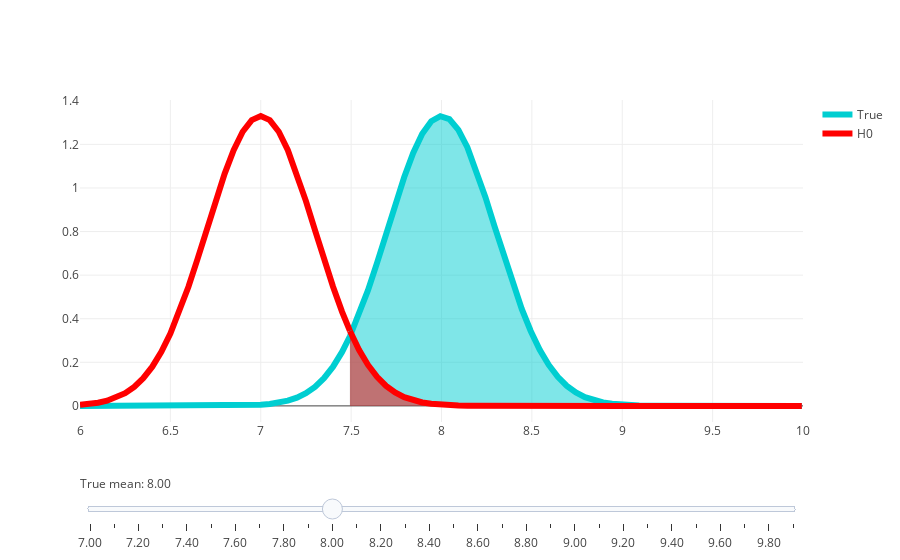

Here is the notebook cell this chart was saved with:
### Markdown cell above
Let's consider the following example.

The taxi company claims that the average wait time for a taxi is 7 minutes with standard deviation 3.
Their competitor made an independent experiment with 100 participants and discovered that the averate wait time of the experiment was 14. 

Can the competitor company claim that they have an evidence that the average wait time is bigger than the reported one?

### Code cell
from plotly import __version__
from plotly.offline import init_notebook_mode, plot, iplot
import numpy as np 
from scipy.stats import norm

init_notebook_mode(connected=True) # inline mode for plotly

h0_mean = 7 # H0 hypothesis
sigma = 3 # we suppose that we know sigma
n = 100 # sample size
start = 6; end = 10 # start and end of the considered values of mean
sigma_ztest = sigma/np.sqrt(n) # standard deviation of the distribution of means
sign_level_arg = .normppf(.95, h0_mean, sigma_ztest) # the critical value for the significance level 0.05
x1 = np.append(np.arange(start, sign_level_arg, 0.05), [sign_level_arg]) # x argument for the uncolored part of plot
x2 = np.arange(sign_level_arg, end, 0.05) # x argument for colored part
step_range = np.arange(h0_mean,end,0.1)

# creating scatterplot for each of the steps (in slider)
data = [dict(visible = False, line=dict(color='00CED1', width=6), hoverinfo='none',
            x = x1, y = norm.pdf(x1,step,sigma_ztest), name = 'True') for step in step_range] + [
        dict(visible = False, line=dict(color='00CED1', width=6), hoverinfo='none', 
             fill='tozeroy', showlegend=False,
            x = x2, y = norm.pdf(x2,step,sigma_ztest), name='') for step in step_range]+ [
        dict(visible = True, line=dict(color='red', width=6), hoverinfo='none',
            x = x1, y = norm.pdf(x1,h0_mean,sigma_ztest), name='H0'),
        dict(visible = True, line=dict(color='red', width=6), hoverinfo='none',
            fill='tozeroy',showlegend=False,
            x = x2, y = norm.pdf(x2,h0_mean,sigma_ztest), name = '')]

# number of steps
size = (len(data)-2)
# step 10 is visible
data[10]['visible'] = True
data[10+size/2]['visible'] = True

steps = []

for i in range(0, size/2):
    step = dict(
        method = 'restyle',
        args = ['visible', [False] * (len(data)-2) + [True]*2],
        label = ['%.2f'%t for t in step_range][i]
    )
    step['args'][1][i] = True # Toggle i'th trace to "visible"
    step['args'][1][i+size/2] = True 
    steps.append(step)

sliders = [dict(
    active = 10,
    currentvalue = {"prefix": "True mean: "},
    pad = {"t": 50},
    steps = steps
)]
layout = dict(sliders=sliders, annotations=[
        dict(x=1,y=0.01,xref='x',yref='y', text='alpha',showarrow=True,arrowhead=5,ax=-40,ay=-40)
    ], xaxis=dict(range=[start,end]))

fig = dict(data=data, layout=layout)

iplot(fig, filename='Sine Wave Slider')
